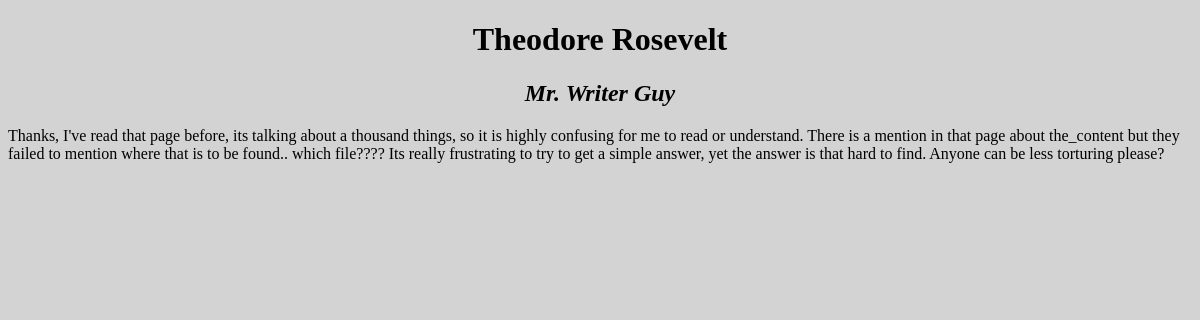
Page /article.php?id=2 on the committed database.
### tables this page shows
CREATE TABLE IF NOT EXISTS `articles` (
  `id` int(11) NOT NULL AUTO_INCREMENT,
  `title` varchar(255) NOT NULL,
  `author` varchar(255) NOT NULL,
  `body` longtext NOT NULL,
  PRIMARY KEY (`id`)
);

### article.php (the view, shortened to what this page needs)
<!DOCTYPE HTML>
<html>
 <head>
  <link rel="stylesheet" type="text/css" href="style.css"/>
 </head>
 <body>
  <?php
$connection = mysql_connect('127.0.0.1', 'root', '');
?>
<div id = "wrapper">
<?
if ($connection) {
if(!isset($_GET['id'])){
print 'No id found';
}
else{
$id = $_GET['id'];
$result = mysql_query('SELECT id, body, author, title FROM articles WHERE id = "'.$id.'"');
while($row = mysql_fetch_array($result)){
print'<h1>'.$row['title'].'</h1>';
print'<h2><em>'.$row['author'].'</em></h2>';
print'<p>'. $row['body'].'</p>';
}
}
}
?>
</div>
</body>
</html

### style.css (style rules this page uses)
h1 { text-align:center; }
h2 { text-align:center; }
body { background:lightgrey; }
#wrapper { margin:auto; }

### rows in the picture
articles: title "Theodore Rosevelt", author "Mr. Writer Guy", body "Thanks, I've read that page before, its talking about a thousand things, so it is highly confusing for me to read or understand. There is a mention in that page about the_content but they failed to mention where that is to be found.. which file???? Its really frustrating to try to get a simple answer, yet the answer is that hard to find. Anyone can be less torturing please?"
